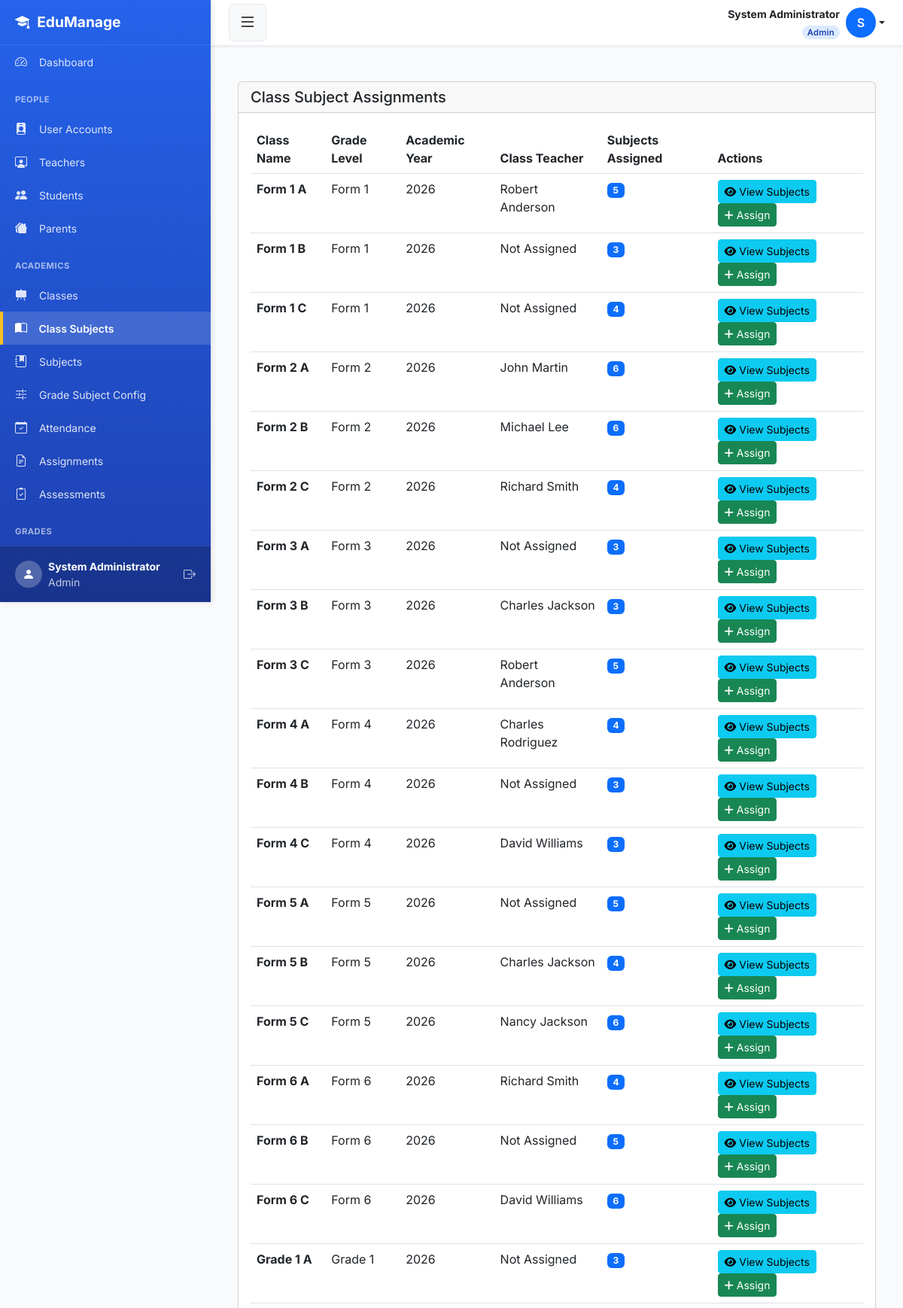
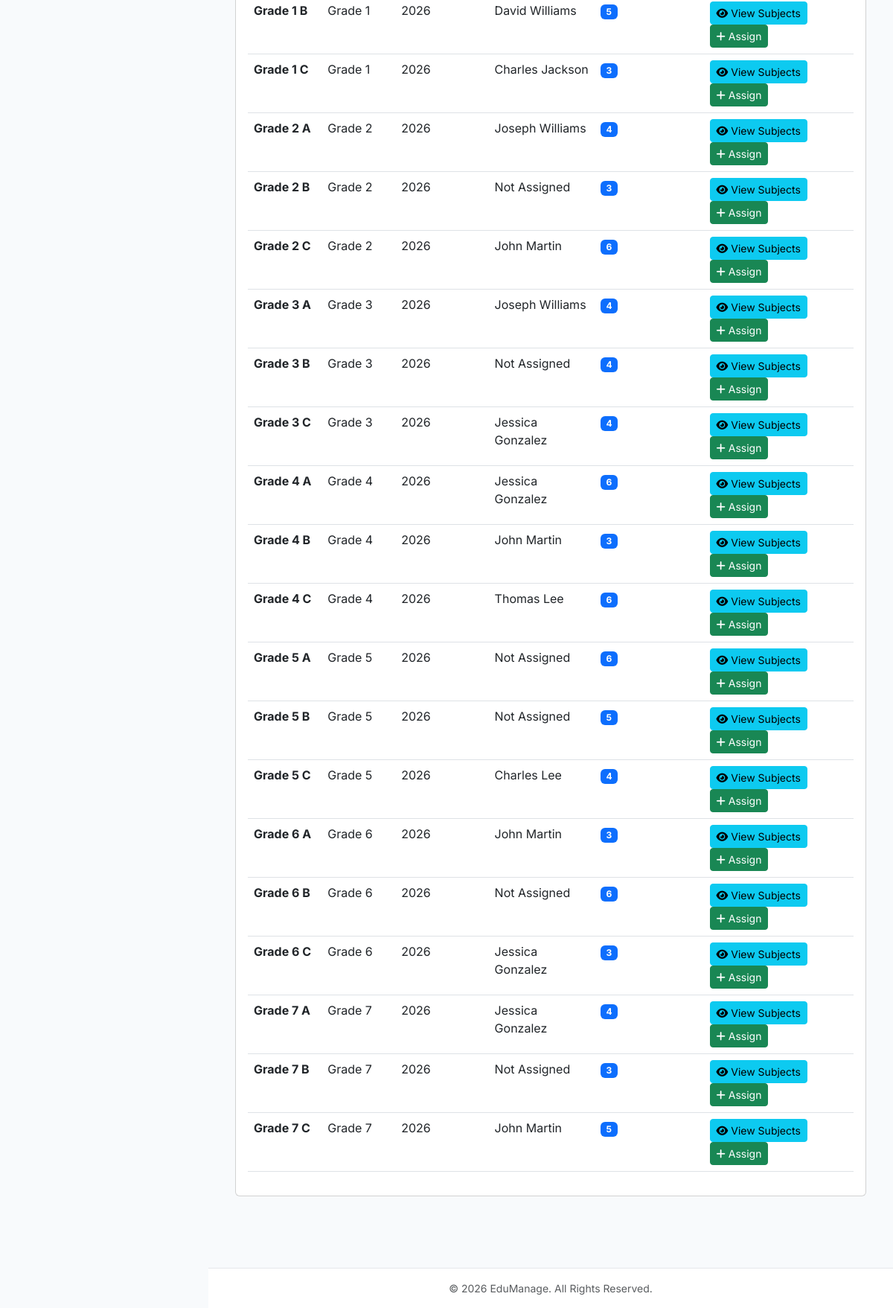
Screenshot of /classes/subjects/ (signed in) with the database file from the repository (2 pictures, top to bottom).
### smsapp/models.py (models this page shows, shortened)
class User(AbstractUser):
    ROLE_CHOICES = [
        ('admin',   'Admin'),
        ('teacher', 'Teacher'),
        ('student', 'Student'),
        ('parent',  'Parent'),
    ]
    role  = models.CharField(max_length=10, choices=ROLE_CHOICES, default='student')
    phone = models.CharField(max_length=20, blank=True, null=True)
    email = models.EmailField(unique=True, blank=True, null=True)
    REQUIRED_FIELDS = ['first_name', 'last_name', 'role']
    class Meta:
        db_table = 'users'

class SchoolClass(models.Model):
    name          = models.CharField(max_length=50)
    grade_level   = models.CharField(max_length=3, choices=GRADE_CHOICES)  # FIX: uses shared constant
    academic_year = models.ForeignKey(AcademicYear, on_delete=models.CASCADE, related_name='classes')
    class_teacher = models.ForeignKey(
        'Teacher', on_delete=models.SET_NULL,
        null=True, blank=True, related_name='main_class'
    )
    room_number = models.CharField(max_length=20, blank=True, null=True)
    capacity    = models.IntegerField(default=40)
    created_at  = models.DateTimeField(auto_now_add=True)
    class Meta:
        db_table        = 'classes'
        verbose_name    = 'Class'
        verbose_name_plural = 'Classes'
        ordering        = ['grade_level', 'name']
        unique_together = ['name', 'academic_year']

class AcademicYear(models.Model):
    name       = models.CharField(max_length=50, unique=True)
    start_date = models.DateField()
    end_date   = models.DateField()
    is_active  = models.BooleanField(default=True)
    class Meta:
        db_table = 'academic_years'
        ordering = ['-start_date']

class Teacher(models.Model):
    user           = models.OneToOneField(User, on_delete=models.CASCADE, related_name='teacher_profile')
    employee_id    = models.CharField(max_length=20, unique=True, editable=False, blank=True)
    date_of_birth  = models.DateField(null=True, blank=True)
    qualification  = models.CharField(max_length=200, blank=True, null=True)
    specialization = models.CharField(max_length=200, blank=True, null=True)
    date_joined    = models.DateField(default=timezone.now)
    is_active      = models.BooleanField(default=True)
    created_at     = models.DateTimeField(auto_now_add=True)
    class Meta:
        db_table = 'teachers'
        ordering = ['user__last_name', 'user__first_name']

### smsapp/views.py (the view)
# urls.py: path('classes/subjects/', views.class_subject_assignment_list, name='class_subject_list'),
@login_required
@admin_required
def class_subject_assignment_list(request, class_id=None):
    if class_id:
        class_obj = get_object_or_404(SchoolClass, pk=class_id)
        assignments = ClassSubjectTeacher.objects.filter(
            class_assigned=class_obj
        ).select_related('subject', 'teacher__user', 'academic_year')
        context = {
            'class_obj': class_obj,
            'assignments': assignments,
        }
        return render(request, 'classes/class_subject_assignments.html', context)
    else:
        classes = SchoolClass.objects.select_related('academic_year', 'class_teacher__user').annotate(
            subject_count=Count('subject_assignments')
        ).order_by('academic_year', 'grade_level', 'name')
        context = {
            'classes': classes,
        }
        return render(request, 'classes/class_subject_list.html', context)

### smsapp/templates/classes/class_subject_list.html (shortened to what this page needs)
{% extends "base.html" %}
{% load static %}
{% block content %}
<div class="container-fluid py-4">
    <div class="row">
        <div class="col-12">
            <div class="card">
                <div class="card-header">
                    <h5 class="card-title mb-0">Class Subject Assignments</h5>
                </div>
                <div class="card-body">
                    <div class="table-responsive">
                        <table class="table table-hover">
                            <thead>
                                <tr>
                                    <th>Class Name</th>
                                    <th>Grade Level</th>
                                    <th>Academic Year</th>
                                    <th>Class Teacher</th>
                                    <th>Subjects Assigned</th>
                                    <th>Actions</th>
                                </tr>
                            </thead>
                            <tbody>
                                {% for class in classes %}
                                <tr>
                                    <td><strong>{{ class.name }}</strong></td>
                                    <td>{{ class.get_grade_level_display }}</td>
                                    <td>{{ class.academic_year.name }}</td>
                                    <td>{{ class.class_teacher.user.get_full_name|default:"Not Assigned" }}</td>
                                    <td>
                                        <span class="badge bg-primary">{{ class.subject_count }}</span>
                                    </td>
                                    <td>
                                        <a href="{% url 'class_subject_assignment_list' class.id %}" class="btn btn-sm btn-info">
                                            <i class="fas fa-eye"></i> View Subjects
                                        </a>
                                        <a href="{% url 'class_subject_assign' class.id %}" class="btn btn-sm btn-success">
                                            <i class="fas fa-plus"></i> Assign
                                        </a>
                                    </td>
                                </tr>
                                {% empty %}
                                <tr>
                                    <td colspan="6" class="text-center">No classes found</td>
                                </tr>
                                {% endfor %}
                            </tbody>
                        </table>
                    </div>
                </div>
            </div>
        </div>
    </div>
</div>
{% endblock %}

### smsapp/templates/base.html (shortened to what this page needs)
<!DOCTYPE html>
<html lang="en">
<head>
    <link href="https://cdn.jsdelivr.net/npm/bootstrap@5.3.0/dist/css/bootstrap.min.css" rel="stylesheet">
    <link rel="stylesheet" href="https://cdn.jsdelivr.net/npm/bootstrap-icons@1.11.0/font/bootstrap-icons.css">
    <link rel="stylesheet" href="https://cdnjs.cloudflare.com/ajax/libs/font-awesome/6.4.0/css/all.min.css">
</head>
<body>
<div class="d-flex" id="wrapper">
    <div id="sidebar-wrapper">
        <div class="sidebar-heading">
            <i class="bi bi-mortarboard-fill"></i> EduManage
        </div>
        <div class="sidebar-nav">
            {% if user.role == 'admin' %}
                <a href="{% url 'admin_dashboard' %}" class="list-group-item list-group-item-action">
                    <i class="bi bi-speedometer2"></i> Dashboard
                </a>
            {% elif user.role == 'teacher' %}
                <a href="{% url 'teacher_dashboard' %}" class="list-group-item list-group-item-action">
                    <i class="bi bi-speedometer2"></i> Dashboard
                </a>
            {% elif user.role == 'student' %}
                <a href="{% url 'student_dashboard' %}" class="list-group-item list-group-item-action">
                    <i class="bi bi-speedometer2"></i> Dashboard
                </a>
            {% elif user.role == 'parent' %}
                <a href="{% url 'parent_dashboard' %}" class="list-group-item list-group-item-action">
                    <i class="bi bi-speedometer2"></i> Dashboard
                </a>
            {% endif %}
            {% if user.role == 'admin' %}
                <div class="sidebar-heading-text">People</div>
                <a href="{% url 'user_list' %}" class="list-group-item list-group-item-action">
                    <i class="bi bi-person-badge-fill"></i> User Accounts
                </a>
                <a href="{% url 'teacher_list' %}" class="list-group-item list-group-item-action">
                    <i class="bi bi-person-workspace"></i> Teachers
                </a>
                <a href="{% url 'student_list' %}" class="list-group-item list-group-item-action">
                    <i class="bi bi-people-fill"></i> Students
                </a>
                <a href="{% url 'parent_list' %}" class="list-group-item list-group-item-action">
                    <i class="bi bi-houses-fill"></i> Parents
                </a>
                <div class="sidebar-heading-text">Academics</div>
                <a href="{% url 'class_list' %}" class="list-group-item list-group-item-action">
                    <i class="bi bi-easel-fill"></i> Classes
                </a>
                <a href="{% url 'class_subject_list' %}" class="list-group-item list-group-item-action">
                    <i class="bi bi-book-half"></i> Class Subjects
                </a>
                <a href="{% url 'subject_list' %}" class="list-group-item list-group-item-action">
                    <i class="bi bi-journal-bookmark-fill"></i> Subjects
                </a>
                <a href="{% url 'grade_subject_config_list' %}" class="list-group-item list-group-item-action">
                    <i class="bi bi-sliders2"></i> Grade Subject Config
                </a>
                <a href="{% url 'attendance_history' %}" class="list-group-item list-group-item-action">
                    <i class="bi bi-calendar-check"></i> Attendance
                </a>
                <a href="{% url 'assignment_list' %}" class="list-group-item list-group-item-action">
                    <i class="bi bi-file-earmark-text"></i> Assignments
                </a>
                <a href="{% url 'create_assessment' %}" class="list-group-item list-group-item-action">
                    <i class="bi bi-clipboard2-check"></i> Assessments
                </a>
                <div class="sidebar-heading-text">Grades</div>
                <a href="{% url 'view_gradebook' 0 0 %}" class="list-group-item list-group-item-action" onclick="return false;">
                </a>
            {% endif %}
        </div>
        <div class="sidebar-footer">
            <div class="d-flex align-items-center">
                <div class="rounded-circle bg-white bg-opacity-25 d-flex align-items-center justify-content-center me-2"
                     style="width: 36px; height: 36px;">
                    <i class="bi bi-person-fill"></i>
                </div>
                <div class="flex-grow-1">
                    <div class="small fw-bold">{{ user.get_full_name|default:user.username }}</div>
                    <div class="small opacity-75">{{ user.get_role_display }}</div>
                </div>
                <a href="{% url 'logout' %}" class="text-white text-decoration-none opacity-75 hover-opacity-100">
                    <i class="bi bi-box-arrow-right"></i>
                </a>
            </div>
        </div>
    </div>
    <div id="page-content-wrapper">
        <nav class="top-navbar">
            <button class="btn btn-light" id="sidebarToggle" aria-label="Toggle sidebar">
                <i class="bi bi-list fs-4"></i>
            </button>
            <div class="dropdown">
                <a href="#"
                   class="d-flex align-items-center text-decoration-none dropdown-toggle text-dark"
                   id="userDropdown"
                   data-bs-toggle="dropdown"
                   aria-expanded="false">
                    <div class="me-2 text-end d-none d-lg-block">
                        <div class="fw-bold small">
                            {{ user.get_full_name|default:user.username }}
                        </div>
                        <span class="role-badge {{ user.role }}">
                            {{ user.get_role_display }}
                        </span>
                    </div>
                    <div class="rounded-circle bg-primary text-white d-flex align-items-center justify-content-center"
                         style="width:40px;height:40px;font-weight:600;flex-shrink:0;">
                        {{ user.first_name|first|default:user.username|first|upper }}
                    </div>
                </a>
            </div>
        </nav>
        <div class="container-fluid p-4">
            {% block content %}{% endblock %}
        </div>
        <footer class="bg-white text-center py-3 mt-5 border-top">
            <div class="container text-muted small">
                &copy; {% now "Y" %} EduManage. All Rights Reserved.
            </div>
        </footer>
    </div>
</div>
</body>
</html>

### smsapp/templates/base.html (style rules this page uses)
:root { --primary-color: #2563eb; --primary-dark: #1e40af; --secondary-color: #64748b; --sidebar-width: 280px; --header-height: 60px; }
* { margin: 0; padding: 0; box-sizing: border-box; }
body { font-family: 'Inter', -apple-system, BlinkMacSystemFont, 'Segoe UI', Roboto, sans-serif; background-color: #f8fafc; overflow-x: hidden; min-height: 100vh; }
#sidebar-wrapper { height: 100vh; width: var(--sidebar-width); position: fixed; top: 0; left: 0; background: linear-gradient(180deg, var(--primary-color) 0%, var(--primary-dark) 100%); color: white; box-shadow: 2px 0 8px rgba(0, 0, 0, 0.1); display: flex; flex-direction: column; overflow: hidden; z-index: 1000; }
.sidebar-heading { padding: 0.875rem 1.25rem; font-size: 1.2rem; font-weight: 700; color: white; border-bottom: 1px solid rgba(255, 255, 255, 0.1); height: var(--header-height); display: flex; align-items: center; gap: 10px; flex-shrink: 0; }
.sidebar-nav { flex: 1; overflow-y: auto; overflow-x: hidden; padding-bottom: 20px; }
.sidebar-footer { padding: 16px 20px; border-top: 1px solid rgba(255, 255, 255, 0.1); background: rgba(0, 0, 0, 0.2); flex-shrink: 0; }
.sidebar-heading-text { color: rgba(255, 255, 255, 0.6); font-size: 0.7rem; text-transform: uppercase; font-weight: 700; letter-spacing: 0.5px; padding: 15px 20px 8px; margin-top: 5px; }
.list-group-item { border: none; background-color: transparent; color: rgba(255, 255, 255, 0.85); padding: 10px 20px; font-size: 0.875rem; transition: all 0.2s ease; cursor: pointer; display: block; text-decoration: none; }
.list-group-item.active { background-color: rgba(255, 255, 255, 0.15); color: white; font-weight: 600; border-left: 4px solid #fbbf24; padding-left: 16px; }
.list-group-item i { margin-right: 12px; width: 20px; text-align: center; font-size: 1rem; }
#page-content-wrapper { margin-left: var(--sidebar-width); min-height: 100vh; width: calc(100% - var(--sidebar-width)); transition: margin 0.25s ease-out; }
.top-navbar { height: var(--header-height); background-color: white; box-shadow: 0 2px 4px rgba(0, 0, 0, 0.08); display: flex; align-items: center; justify-content: space-between; padding: 0 1.5rem; position: sticky; top: 0; z-index: 998; }
.top-navbar .btn-light { border: 1px solid #e2e8f0; transition: all 0.2s ease; }
.role-badge { display: inline-block; font-size: 0.7rem; padding: 1px 7px; border-radius: 20px; font-weight: 600; text-transform: capitalize; letter-spacing: 0.3px; }
.role-badge.admin { background: #dbeafe; color: #1e40af; }
footer { margin-top: auto; }
.container-fluid { max-width: 1400px; }
.border-top { border-top: 1px solid #e5e7eb !important; }

### rows the page displays
User: get_full_name "System Administrator", role "Admin", first_name|first "S"
SchoolClass: name "Form 1 A", grade_level "Form 1", academic_year.name "2026", class_teacher.user.get_full_name "Robert Anderson", subject_count "5"
SchoolClass: name "Form 1 B", grade_level "Form 1", academic_year.name "2026", class_teacher.user.get_full_name "Not Assigned", subject_count "3"
SchoolClass: name "Form 1 C", grade_level "Form 1", academic_year.name "2026", class_teacher.user.get_full_name "Not Assigned", subject_count "4"
SchoolClass: name "Form 2 A", grade_level "Form 2", academic_year.name "2026", class_teacher.user.get_full_name "John Martin", subject_count "6"
SchoolClass: name "Form 2 B", grade_level "Form 2", academic_year.name "2026", class_teacher.user.get_full_name "Michael Lee", subject_count "6"
SchoolClass: name "Form 2 C", grade_level "Form 2", academic_year.name "2026", class_teacher.user.get_full_name "Richard Smith", subject_count "4"
SchoolClass: name "Form 3 A", grade_level "Form 3", academic_year.name "2026", class_teacher.user.get_full_name "Not Assigned", subject_count "3"
SchoolClass: name "Form 3 B", grade_level "Form 3", academic_year.name "2026", class_teacher.user.get_full_name "Charles Jackson", subject_count "3"
SchoolClass: name "Form 3 C", grade_level "Form 3", academic_year.name "2026", class_teacher.user.get_full_name "Robert Anderson", subject_count "5"
SchoolClass: name "Form 4 A", grade_level "Form 4", academic_year.name "2026", class_teacher.user.get_full_name "Charles Rodriguez", subject_count "4"
SchoolClass: name "Form 4 B", grade_level "Form 4", academic_year.name "2026", class_teacher.user.get_full_name "Not Assigned", subject_count "3"
SchoolClass: name "Form 4 C", grade_level "Form 4", academic_year.name "2026", class_teacher.user.get_full_name "David Williams", subject_count "3"
SchoolClass: name "Form 5 A", grade_level "Form 5", academic_year.name "2026", class_teacher.user.get_full_name "Not Assigned", subject_count "5"
SchoolClass: name "Form 5 B", grade_level "Form 5", academic_year.name "2026", class_teacher.user.get_full_name "Charles Jackson", subject_count "4"
SchoolClass: name "Form 5 C", grade_level "Form 5", academic_year.name "2026", class_teacher.user.get_full_name "Nancy Jackson", subject_count "6"
SchoolClass: name "Form 6 A", grade_level "Form 6", academic_year.name "2026", class_teacher.user.get_full_name "Richard Smith", subject_count "4"
SchoolClass: name "Form 6 B", grade_level "Form 6", academic_year.name "2026", class_teacher.user.get_full_name "Not Assigned", subject_count "5"
SchoolClass: name "Form 6 C", grade_level "Form 6", academic_year.name "2026", class_teacher.user.get_full_name "David Williams", subject_count "6"
SchoolClass: name "Grade 1 A", grade_level "Grade 1", academic_year.name "2026", class_teacher.user.get_full_name "Not Assigned", subject_count "3"
SchoolClass: name "Grade 1 B", grade_level "Grade 1", academic_year.name "2026", class_teacher.user.get_full_name "David Williams", subject_count "5"
SchoolClass: name "Grade 1 C", grade_level "Grade 1", academic_year.name "2026", class_teacher.user.get_full_name "Charles Jackson", subject_count "3"
SchoolClass: name "Grade 2 A", grade_level "Grade 2", academic_year.name "2026", class_teacher.user.get_full_name "Joseph Williams", subject_count "4"
SchoolClass: name "Grade 2 B", grade_level "Grade 2", academic_year.name "2026", class_teacher.user.get_full_name "Not Assigned", subject_count "3"
SchoolClass: name "Grade 2 C", grade_level "Grade 2", academic_year.name "2026", class_teacher.user.get_full_name "John Martin", subject_count "6"
SchoolClass: name "Grade 3 A", grade_level "Grade 3", academic_year.name "2026", class_teacher.user.get_full_name "Joseph Williams", subject_count "4"
SchoolClass: name "Grade 3 B", grade_level "Grade 3", academic_year.name "2026", class_teacher.user.get_full_name "Not Assigned", subject_count "4"
SchoolClass: name "Grade 3 C", grade_level "Grade 3", academic_year.name "2026", class_teacher.user.get_full_name "Jessica Gonzalez", subject_count "4"
SchoolClass: name "Grade 4 A", grade_level "Grade 4", academic_year.name "2026", class_teacher.user.get_full_name "Jessica Gonzalez", subject_count "6"
SchoolClass: name "Grade 4 B", grade_level "Grade 4", academic_year.name "2026", class_teacher.user.get_full_name "John Martin", subject_count "3"
SchoolClass: name "Grade 4 C", grade_level "Grade 4", academic_year.name "2026", class_teacher.user.get_full_name "Thomas Lee", subject_count "6"
SchoolClass: name "Grade 5 A", grade_level "Grade 5", academic_year.name "2026", class_teacher.user.get_full_name "Not Assigned", subject_count "6"
SchoolClass: name "Grade 5 B", grade_level "Grade 5", academic_year.name "2026", class_teacher.user.get_full_name "Not Assigned", subject_count "5"
SchoolClass: name "Grade 5 C", grade_level "Grade 5", academic_year.name "2026", class_teacher.user.get_full_name "Charles Lee", subject_count "4"
SchoolClass: name "Grade 6 A", grade_level "Grade 6", academic_year.name "2026", class_teacher.user.get_full_name "John Martin", subject_count "3"
SchoolClass: name "Grade 6 B", grade_level "Grade 6", academic_year.name "2026", class_teacher.user.get_full_name "Not Assigned", subject_count "6"
SchoolClass: name "Grade 6 C", grade_level "Grade 6", academic_year.name "2026", class_teacher.user.get_full_name "Jessica Gonzalez", subject_count "3"
SchoolClass: name "Grade 7 A", grade_level "Grade 7", academic_year.name "2026", class_teacher.user.get_full_name "Jessica Gonzalez", subject_count "4"
SchoolClass: name "Grade 7 B", grade_level "Grade 7", academic_year.name "2026", class_teacher.user.get_full_name "Not Assigned", subject_count "3"
SchoolClass: name "Grade 7 C", grade_level "Grade 7", academic_year.name "2026", class_teacher.user.get_full_name "John Martin", subject_count "5"
